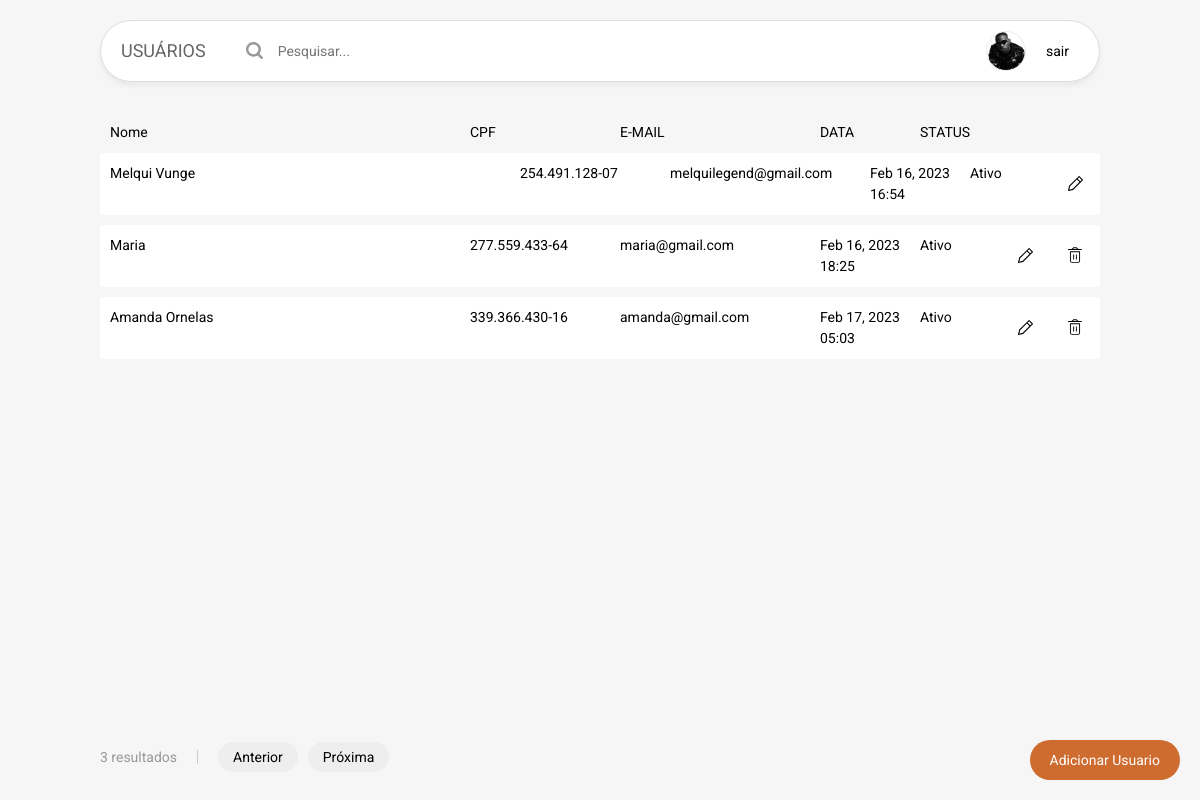
/ (signed in), run on the app's committed database.
### tables this page shows
CREATE TABLE IF NOT EXISTS `usuario` (
  `id` int NOT NULL AUTO_INCREMENT,
  `uuid` char(36) NOT NULL,
  `nome` varchar(100) NOT NULL,
  `cpf` bigint(11) UNSIGNED ZEROFILL NOT NULL,
  `email` varchar(100) NOT NULL,
  `senha` text NOT NULL,
  `permissao` varchar(100) NOT NULL,
  `data_criacao` datetime NOT NULL,
  `data_atualizacao` datetime NOT NULL,
  `status` int NOT NULL,
  `img` varchar(255) DEFAULT NULL,
  PRIMARY KEY (`id`),
  UNIQUE KEY `uuid` (`uuid`),
  UNIQUE KEY `cpf` (`cpf`)
);

### classes/Connection.php (called while the page is built)
<?php
	class Connection{
		private static $pdo;
		public static function conectar(){
			if(self::$pdo == null){
				try{
				self::$pdo = new PDO('mysql:host='.HOST.';dbname='.DATABASE,USER,PASSWORD,array(PDO::MYSQL_ATTR_INIT_COMMAND => "SET NAMES utf8"));
				self::$pdo->setAttribute(PDO::ATTR_ERRMODE,PDO::ERRMODE_EXCEPTION);
				}catch(Exception $e){
					echo '<h2>Erro ao conectar</h2>';
				}
			}
			return self::$pdo;
		}
	}
?>

### classes/Usuario.php (called while the page is built, shortened)
<?php
class Usuario
{
	public function listarUsuarios()
	{
		$sql = Connection::conectar()->prepare("SELECT * FROM `usuario`");
		$sql->execute();
		return $sql->fetchAll(PDO::FETCH_ASSOC);
	}
}

### config.php (called while the page is built, shortened)
<?php
	function beautiful_date($data){
		$data_formatada = date("M d, Y H:i ", strtotime($data));
		return $data_formatada;
	}
	function formatar_cpf($cpf) {
		$parte1 = substr($cpf, 0, 3);
		$parte2 = substr($cpf, 3, 3);
		$parte3 = substr($cpf, 6, 3);
		$parte4 = substr($cpf, 9, 2);
		return "$parte1.$parte2.$parte3-$parte4";
	  }

### pages/home.php (the view, shortened to what this page needs)
<ul>
    <li class="titulo">
        <div class="texto nome">Nome</div>
        <div class="texto cpf">CPF</div>
        <div class="texto email">E-MAIL</div>
        <div class="texto data">DATA</div>
        <div class="texto status">STATUS</div>
        <div class="editar"></div>
        <div class="deletar"></div>
    </li>
    <?php
    $adicionar = in_array(2,  $_SESSION['permissao']);
    $editar = in_array(1,  $_SESSION['permissao']);
    $apagar = in_array(0,  $_SESSION['permissao']);
    $usuario = new Usuario();
    $usuariosPainel = $usuario->listarUsuarios();
    $numUsuarios = count($usuariosPainel);
    foreach ($usuariosPainel as $key => $value) {
    ?>
        <li class="dado">
            <div class="texto nome"><?php echo $value['nome'] ?></div>
            <div class="texto cpf"><?php echo formatar_cpf($value['cpf']) ?></div>
            <div class="texto email"><?php echo $value['email'] ?></div>
            <div class="texto data"><?php echo beautiful_date($value['data_criacao']) ?></div>
            <div class="texto status"><?php if ($value['status'] == 1) {
                                            echo "Ativo";
                                        } else {
                                            echo "Desativado";
                                        }
                                        ?></div>
            <?php if ($editar) { ?>
                    <div class="editar"><a href="<?php echo INCLUDE_PATH; ?>editar-usuario?id=<?= $value['id']; ?>"><img src="images/editar.svg"></a></div>
            <?php } ?>
            <?php if ($apagar) { ?>
                <?php if ($_SESSION['id'] != $value['id']) { ?>
                    <div class="deletar"><a href="<?php echo INCLUDE_PATH; ?>?delete=<?= $value['id']; ?>"><img src="images/deletar.svg"></a></div>
                <?php } ?>
            <?php } ?>
        </li>
    <?php } ?>
</ul>
<div class="pagina">
    <p class="resultado"><?= $numUsuarios; ?> resultados</p>
    <a href="">Anterior</a>
    <a href="">Próxima</a>
</div>
<?php if ($adicionar) { ?>
    <a class="botao_add"  href="<?php echo INCLUDE_PATH; ?>cadastrar-usuarios">Adicionar Usuario</a>
<?php } ?>

### index.php
<?php
require_once 'config.php';
if (Administracao::logado()== false) {
	include 'login.php';
}else{
	include 'main.php';
}
?>

### includes/header.php (shortened to what this page needs)
<!DOCTYPE html>
<html lang="en">
<head>
    <?php if (@$_GET['url'] == '') { ?>
        <link rel="stylesheet" href="css/index.css">
    <?php } else { ?>
        <link rel="stylesheet" href="<?php echo INCLUDE_PATH; ?>css/form.css">
    <?php } ?>
</head>
<body>

### main.php (shortened to what this page needs)
<?php
require_once 'includes/header.php';
?>
    <div id="site">
        <?php if (@$_GET['url'] == '') { ?>
            <header>
                <h1>USUÁRIOS</h1>
                <form class="busca" action="">
                    <i><img src="images/lupa.svg"></i>
                    <input type="text" name="pesquisa" placeholder="Pesquisar...">
                </form>
                <figure></figure>
                <a class="sair" href="<?php echo INCLUDE_PATH ?>?loggout">sair</a>
            </header>
        <?php } ?>
        <?php Administracao::carregarPagina(); ?>
    </div>
    <?php
    require_once 'includes/footer.php';
    ?>

### classes/Administracao.php (shortened to what this page needs)
<?php
	class Administracao
	{
		public static function logado(){
			return isset($_SESSION['login']) ? true : false;
		}
		public static function carregarPagina(){
			if (isset($_GET['url'])) {
				$url = explode('/', $_GET['url']);
				if (file_exists('pages/'.$url[0].'.php')) {
					include ('pages/'.$url[0].'.php');
				}else{
					header('Location: '.INCLUDE_PATH);
				}
			}else{
				include ('pages/home.php');
			}
		}
	}
?>

### includes/footer.php (shortened to what this page needs)
</body>
</html>

### css/index.css (style rules this page uses)
ul { width: 100%; max-width: 1000px; min-height: calc(100vh - 200px); margin-top: 40px; }
ul li { width: 100%; display: flex; flex-direction: row; padding-left: 10px; }
ul li.dado { background-color: #FFF; padding: 10px 0 10px 10px; margin-top: 10px; }
ul li .texto { font-size: 1.4rem; line-height: 1.5em; }
ul li .nome { flex-grow: 1; flex-basis: 0%; }
ul li .cpf { width: 150px; }
ul li .email { width: 200px; }
ul li .data { width: 100px; }
ul li .status { width: 80px; }
ul li .editar, ul li .deletar { width: 50px; display: flex; align-items: center; justify-content: center; }
a.botao_add { background-color: var(--cor); color: #FFFFFF; height: 40px; line-height: 40px; position: fixed; bottom: 20px; right: 20px; font-size: 1.4rem; padding: 0 20px; border-radius: 20px; z-index: 100; }
.pagina { width: 100%; max-width: 1000px; display: flex; flex-direction: row; margin: 20px 0; align-items: center; }
.pagina p { max-width: 1000px; font-size: 1.4rem; color: #999; margin-right: 20px; padding-right: 20px; border-right: 1px solid #CCC; }
.pagina a { height: 30px; line-height: 30px; padding: 0 15px; border-radius: 15px; background-color: #EEE; font-size: 1.4rem; margin-right: 10px; }

### css/template.css (style rules this page uses)
body { background-color: #F6F6F6; }
#site { width: 100%; display: flex; flex-direction: column; align-items: center; padding: 0 20px; }
#site > header { width: 100%; max-width: 1000px; margin-top: 20px; background-color: #FFF; border-radius: 40px; box-shadow: 0 4px 5px rgba(0,0,0,.05); border: 1px solid #DDD; display: flex; flex-direction: row; align-items: center; padding: 10px 10px 10px 20px; }
#site > header h1 { font-size: 1.8rem; height: 40px; line-height: 40px; color: #666; margin-right: 40px; }
#site > header .busca { display: flex; flex-direction: row; align-items: center; flex-grow: 1; flex-basis: 0%; }
#site > header .busca input { flex-grow: 1; flex-basis: 0%; height: 40px; line-height: 40px; font-size: 1.4rem; padding-left: 15px; }
#site > header a.sair { font-size: 1.4rem; margin: 0 10px; padding: 5px 10px; border-radius: 20px; }

### data on the page
usuario: nome "Melqui Vunge", cpf "254.491.128-07", email "melquilegend@gmail.com", data_criacao "Feb 16, 2023 16:54", status "Ativo"
usuario: nome "Maria", cpf "277.559.433-64", email "maria@gmail.com", data_criacao "Feb 16, 2023 18:25", status "Ativo"
usuario: nome "Amanda Ornelas", cpf "339.366.430-16", email "amanda@gmail.com", data_criacao "Feb 17, 2023 05:03", status "Ativo"

### other printed values
$numUsuarios "3"
